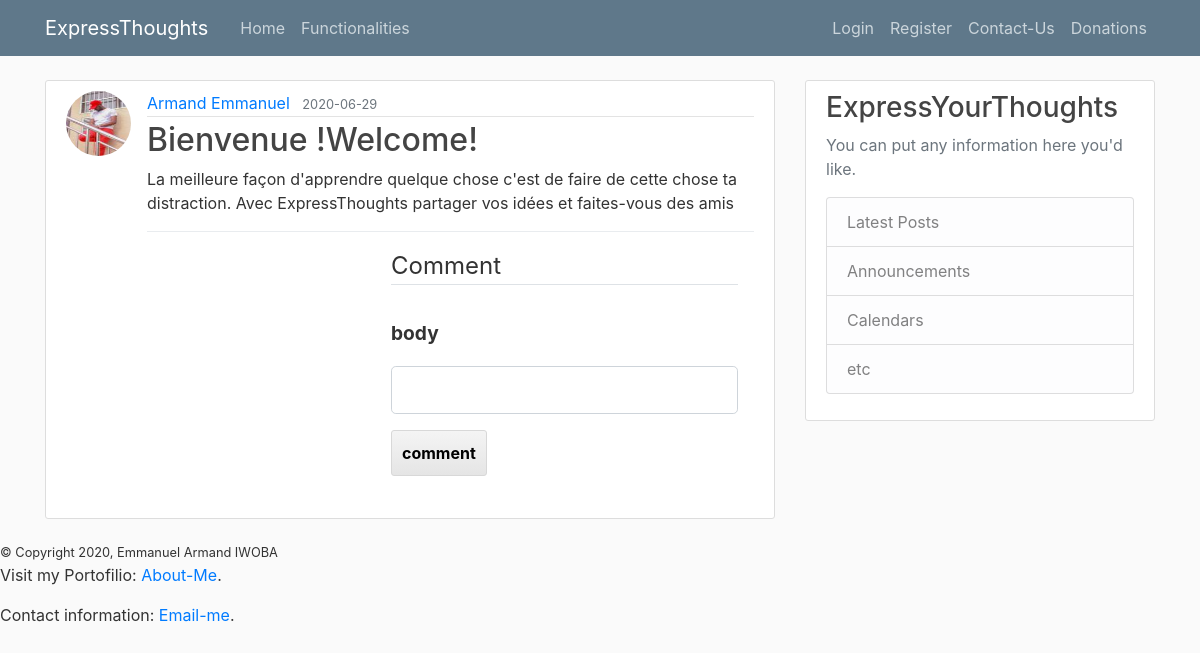
/post/1, run on the app's committed database.
### flaskblog/models.py (models this page shows, shortened)
class User(db.Model, UserMixin):
    id = db.Column(db.Integer, primary_key=True)
    username = db.Column(db.String(20), unique=True, nullable=False)
    email = db.Column(db.String(120), unique=True, nullable=False)
    image_file = db.Column(db.String(20), nullable=False, default='default.jpg')
    password = db.Column(db.String(60), nullable=False)
    posts = db.relationship('Post', backref='author', lazy=True)

class Post(db.Model):
    id = db.Column(db.Integer, primary_key=True)
    title = db.Column(db.String(100), nullable=False)
    date_posted = db.Column(db.DateTime, nullable=False, default=datetime.utcnow)
    content = db.Column(db.Text, nullable=False)
    user_id = db.Column(db.Integer, db.ForeignKey('user.id'), nullable=False)

### flaskblog/routes.py (the view)
@app.route("/post/<int:post_id>" , methods=["GET", "POST"])
def post(post_id):
    form=AddCommentForm()
    post = Post.query.get_or_404(post_id)
    return render_template('post.html', title=post.title, post=post,form=form)

### flaskblog/forms.py
class AddCommentForm(FlaskForm):
   body = StringField("body", validators=[InputRequired()])
   submit = SubmitField("comment")

### flaskblog/templates/post.html (shortened to what this page needs)
{% extends "layout.html" %}
{% block content %}
  <article class="media content-section">
    <img class="rounded-circle article-img" src="{{ url_for('static', filename='profile_pics/' + post.author.image_file) }}">
    <div class="media-body">
      <div class="article-metadata">
        <a class="mr-2" href="{{ url_for('user_posts', username=post.author.username) }}">{{ post.author.username }}</a>
        <small class="text-muted">{{ post.date_posted.strftime('%Y-%m-%d') }}</small>
      </div>
      <h2 class="article-title">{{ post.title }}</h2>
      <p class="article-content">{{ post.content }}</p>
      <div class="modal-footer">
          <form method="POST" action="{{url_for('post', post_id=post.id)}}">
   <legend class="border-bottom mb-4">Comment</legend>
                <div class="form-group">
                    {{ form.body.label(class="form-control-label") }}
                    {% if form.body.errors %}
                        {{ form.body(class="form-control form-control-lg is-invalid") }}
                        <div class="invalid-feedback">
                            {% for error in form.body.errors %}
                                <span>{{ error }}</span>
                            {% endfor %}
                        </div>
                    {% else %}
                        {{ form.body(class="form-control form-control-lg") }}
                    {% endif %}
                </div>
            <div class="form-group">
                {{ form.submit(class="btn btn-outline-info") }}
            </div>
        </form>
  </article>
{% endblock content %}

### flaskblog/static/main.css (style rules this page uses)
body { background: #fafafa; color: #333333; margin-top: 5rem; }
h1, h2, h3, h4, h5, h6 { color: #444444; }
.content-section { background: #ffffff; padding: 10px 20px; border: 1px solid #dddddd; border-radius: 3px; margin-bottom: 20px; }
.article-title { color: #444444; }
.article-content { white-space: pre-line; }
.article-img { height: 65px; width: 65px; margin-right: 16px; }
.article-metadata { padding-bottom: 1px; margin-bottom: 4px; border-bottom: 1px solid #e3e3e3 }
form label { font-size: 1.2em; font-weight: bold; display: block; padding: 10px 0; }
form input#submit { display: block; -webkit-border-radius: 3px; -moz-border-radius: 3px; border-radius: 3px; border:1px solid #d8d8d8; padding: 10px; font-weight:bold; text-align: center; color: #000000; background-color: #f4f4f4; background-image: -webkit-gradient(linear, left top, left bottom, color-stop(0%, #f4f4f4), color-stop(100%, #e5e5e5)); background-image: -webkit-linear-gradient(top, #f4f4f4, #e5e5e5); background-image: -moz-linear-gradient(top, #f4f4f4, #e5e5e5); background-image: -ms-linear-gradient(top, #f4f4f4, #e5e5e5); background-image: -o-linear-gradient(top, #f4f4f4, #e5e5e5); background-image: linear-gradient(top, #f4f4f4, #e5e5e5);filter:progid:DXImageTransform.Microsoft.gradient(GradientType=0,startColorstr=#f4f4f4, endColorstr=#e5e5e5); }

### data on the page
User: image_file (picture), author.username "Armand Emmanuel"
Post: date_posted "2020-06-29", title "Bienvenue !Welcome!", content "La meilleure façon d'apprendre quelque chose c'est de faire de cette chose ta distraction. Avec ExpressThoughts partager vos idées et faites-vous des amis"
